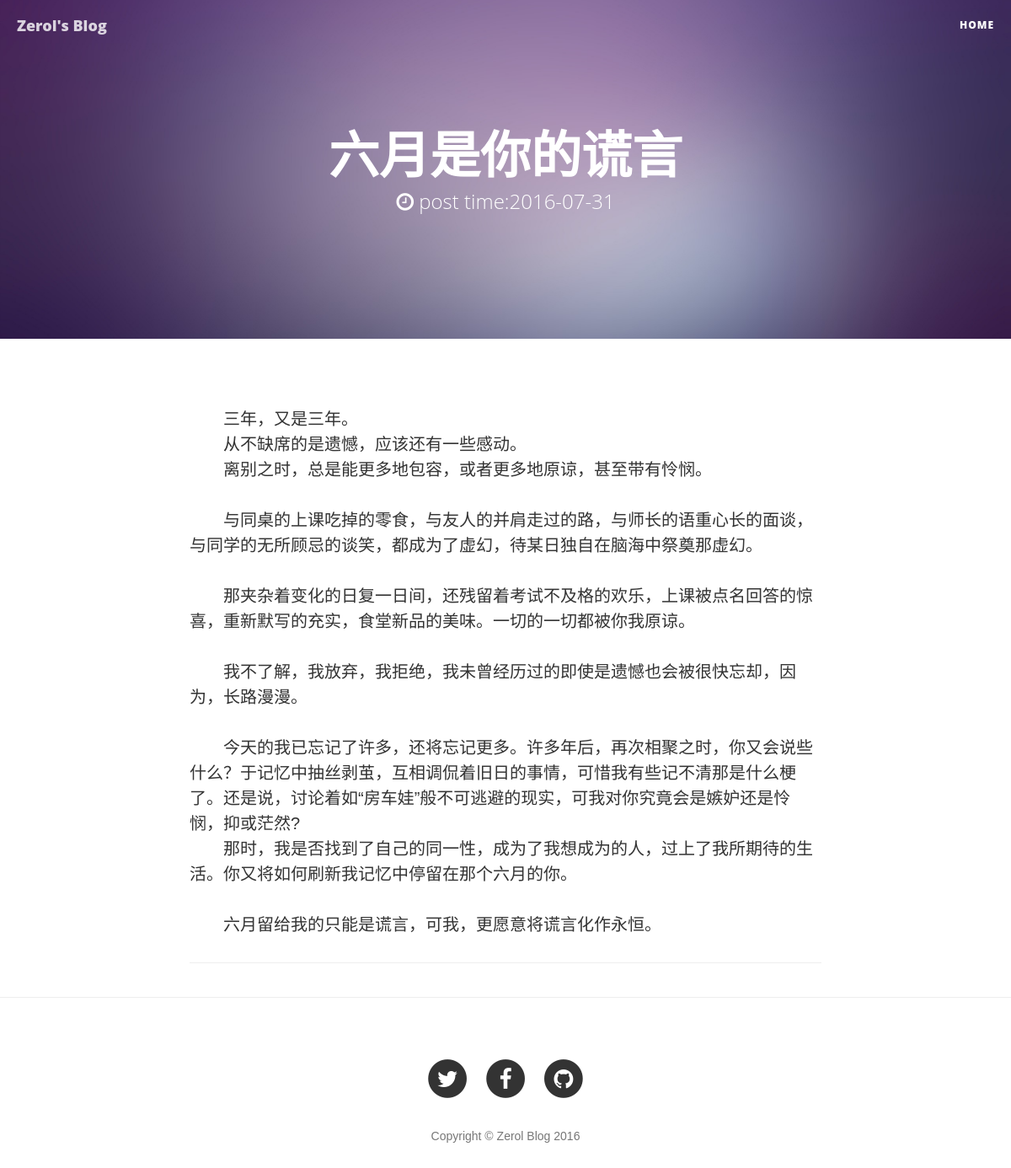
/blog/article/21, run on the app's committed database.
### blog/models.py (models this page shows, shortened)
class Article(models.Model):
    STATUS_CHOICES = (
        ('d', 'Draft'),
        ('p', 'Published'),
    )
    title = models.CharField('标题', max_length=70)
    body = models.TextField('正文')
    created_time = models.DateTimeField('创建时间', auto_now_add=True)
    last_modified_time = models.DateTimeField('修改时间', auto_now=True)
    status = models.CharField('文章状态', max_length=1, choices=STATUS_CHOICES)
    abstract = models.TextField('摘要', max_length=140, blank=True, null=True)
    views = models.PositiveIntegerField('浏览量', default=0)
    topped = models.BooleanField('置顶', default=False)
    category = models.ForeignKey('Category', verbose_name='分类', null=True, on_delete=models.SET_NULL)
    tags = models.ManyToManyField('Tag', verbose_name='标签集合', blank=True)
    class Meta:
        ordering = ['-last_modified_time']

### blog/views.py (the view)
# urls.py: url(r'^article/(?P<article_id>\d+)$', views.ArticleDetailView.as_view(), name='detail'),
class ArticleDetailView(DetailView):
    model = Article
    template_name = "detail.html"
    context_object_name = "article"
    pk_url_kwarg = 'article_id'
    def get_object(self):
        obj = super(ArticleDetailView, self).get_object()
        obj.body = markdown2.markdown(obj.body, extras=['fenced-code-blocks'])
        return obj

### templates/detail.html (shortened to what this page needs)
{% extends 'base.html' %}
{% load staticfiles %}
{% block body %}
    <header class="intro-header" style="background-image: url('{% static 'img/home-bg.jpg' %}')">
        <div class="container">
            <div class="row">
                <div class="col-lg-8 col-lg-offset-2 col-md-10 col-md-offset-1">
                    <div class="site-heading">
                        <h1 style="font-size: 60px">{{ article.title }}</h1>
                        <span class="subheading">
                            <i class="fa fa-clock-o" aria-hidden="true"></i>
                            post time:{{ article.created_time | date:"Y-m-d"}}
                        </span>
                    </div>
                </div>
            </div>
        </div>
    </header>
    <article>
        <div class="container">
            <div class="row">
                <div class="col-lg-8 col-lg-offset-2 col-md-10 col-md-offset-1">
                    {{ article.body |safe }}
                    <hr>
                </div>
            </div>
        </div>
    </article>
    <hr>
{% endblock %}

### templates/base.html (style rules this page uses)
body { font-family:"Microsoft YaHei",Arial,Helvetica,sans-serif,"宋体"; }

### data on the page
Article: title "六月是你的谎言", created_time "2016-07-31", body "三年，又是三年。 从不缺席的是遗憾，应该还有一些感动。 离别之时，总是能更多地包容，或者更多地原谅，甚至带有怜悯。 与同桌的上课吃掉的零食，与友人的并肩走过的路，与师长的语重心长的面谈，与同学的无所顾忌的谈笑，都成为了虚幻，待某日独自在脑海中祭奠那虚幻。 那夹杂着变化的日复一日间，还残留着考试不及格的欢乐，上课被点名回答的惊喜，重新默写的充实，食堂新品的美味。一切的一切都被你我原谅。 我不了解，我放弃，我拒绝，我未曾经历过的即使是遗憾也会被很快忘却，因为，长路漫漫。 今天的我已忘记了许多，还将忘记更多。许多年后，再次相聚之时，你又会说些什么？于记忆中抽丝剥茧，互相调侃着旧日的事情，可惜我有些记不清那是什么梗了。还是说，讨论着如“房车娃”般不可逃避的现实，可我对你究竟会是嫉妒还是怜悯，抑或茫然? 那时，我是否找到了自己的同一性，成为了我想成为的人，过上了我所期待的生活。你又将如何刷新我记忆中停留在那个六月的你。 六月留给我的只能是谎言，可我，更愿意将谎言化作永恒。"
